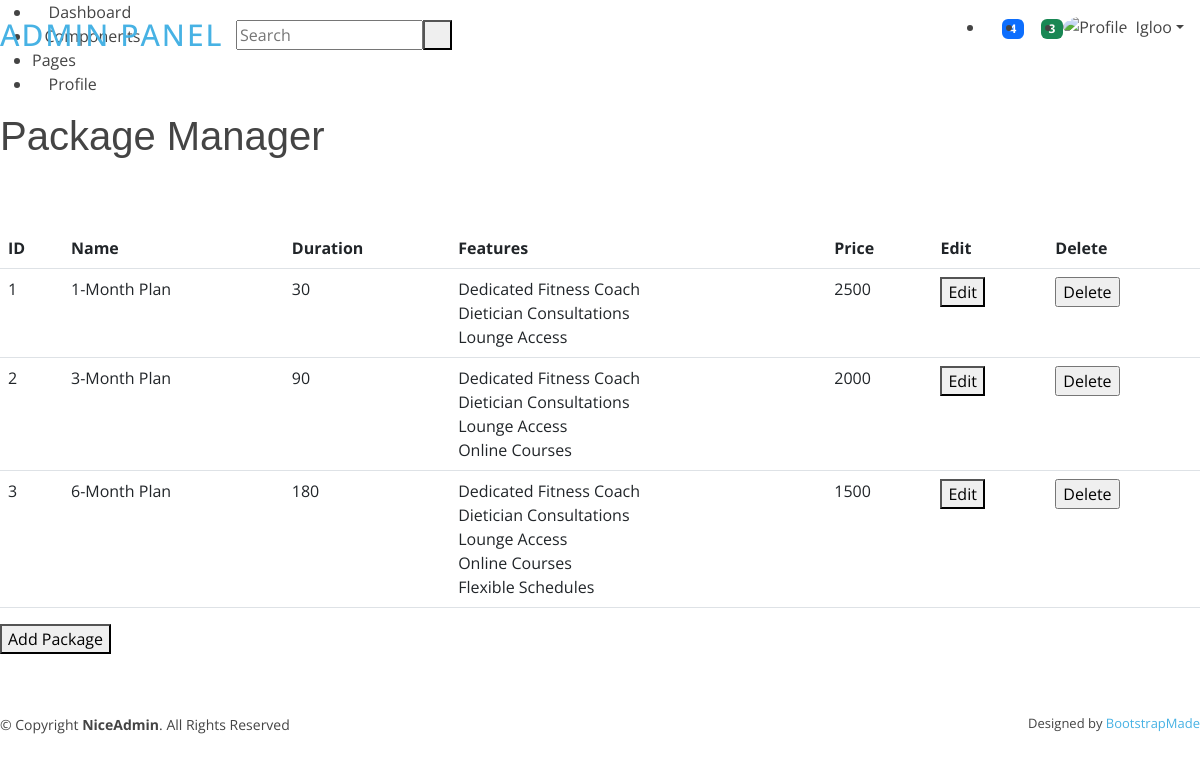
The app's page /admin/package (signed in) with its own data.
### app.py (models this page shows, shortened)
class Admin(db.Model,UserMixin):
    id   = db.Column(db.String(10), primary_key=True)
    name = db.Column(db.String(100))
    phone_number = db.Column(db.String(15))
    email = db.Column(db.String(100), nullable=False)
    password = db.Column(db.String(128), nullable=False)

class Package(db.Model):
    pkg_id = db.Column(db.Integer, primary_key=True, autoincrement=True)
    name = db.Column(db.String(20))
    duration = db.Column(db.Integer)
    feature_coach = db.Column(db.Boolean)
    feature_dietician = db.Column(db.Boolean)
    feature_lounge = db.Column(db.Boolean)
    feature_courses = db.Column(db.Boolean)
    feature_schedules = db.Column(db.Boolean)
    price = db.Column(db.Integer)

### app.py (the view)
@app.route("/admin/package")
def package_manager():
    admin = current_user
    if not isinstance(admin,Admin):
        return redirect(url_for('admin_login'))
    package_list = Package.query.all()
    return render_template('/admin/package.html',admin=admin,pkgs=package_list)

### app.py (called while the page is built)
@login_manager.user_loader
def load_user(user_id):
    admin = Admin.query.get(user_id)
    if admin is None:
        member = Members.query.get(user_id)
        if member is None:
            trainer = Trainers.query.get(user_id)
            return trainer  # Return the trainer user if found
        return member  # Return the regular member user if found
    return admin  # Return the admin user if found

### templates/admin/package.html (shortened to what this page needs)
{% extends "/admin/header.html" %}
{% block content %}
<div class="pagetitle">
  <h1>Package Manager</h1>
</div>
<section class="section dashboard">
  <div class="row">
    <div class="col">
      <table class="table">
        <thead>
          <tr>
            <th>ID</th>
            <th>Name</th>
            <th>Duration</th>
            <th>Features</th>
            <th>Price</th>
            <th>Edit</th>
            <th>Delete</th>
          </tr>
        </thead>
        <tbody>
          {% for pkg in pkgs %}
          <tr>
            <td id="pkgid">{{ pkg.pkg_id }}</td>
            <td>{{ pkg.name }}</td>
            <td>{{ pkg.duration }}</td>
            <td>
              {% if pkg.feature_coach %}Dedicated Fitness Coach<br>{% endif %}
              {% if pkg.feature_dietician %}Dietician Consultations<br>{% endif %}
              {% if pkg.feature_lounge %}Lounge Access<br>{% endif %}
              {% if pkg.feature_courses %}Online Courses<br>{% endif %}
              {% if pkg.feature_schedules %}Flexible Schedules<br>{% endif %}
            </td>
            <td>{{ pkg.price }}</td>
            <td><button onclick="editpkg(pkgid)">Edit</button></td>
            <td>
              <form action="{{ url_for('delete_package') }}" method="post">
                <input type="submit" value="Delete"
                  onclick="return confirm('Are you sure you want to delete this entry?');" />
              </form>
            </td>
          </tr>
          {% endfor %}
        </tbody>
      </table>
    </div>
  </div>
  <div class="row">
    <div class="col-lg-4">
      <button id="addPackageButton">Add Package</button>
    </div>
  </div>
</section>
{% endblock %}

### templates/admin/header.html (shortened to what this page needs)
<!DOCTYPE html>
<html lang="en">
<head>
    <link href="/static/admin/assets/vendor/bootstrap/css/bootstrap.min.css" rel="stylesheet">
    <link href="/static/admin/assets/vendor/bootstrap-icons/bootstrap-icons.css" rel="stylesheet">
    <link href="/static/admin/assets/vendor/boxicons/css/boxicons.min.css" rel="stylesheet">
    <link href="/static/admin/assets/css/style.css" rel="stylesheet">
</head>
<body>
    <header id="header" class="header fixed-top d-flex align-items-center">
        <div class="d-flex align-items-center justify-content-between">
            <a href="{{url_for(('admin_panel'))}}" class="logo d-flex align-items-center">
                <span class="d-none d-lg-block">Admin Panel</span>
            </a>
            <i class="bi bi-list toggle-sidebar-btn"></i>
        </div>
        <div class="search-bar">
            <form class="search-form d-flex align-items-center" method="POST" action="#">
                <input type="text" name="query" placeholder="Search" title="Enter search keyword">
                <button type="submit" title="Search"><i class="bi bi-search"></i></button>
            </form>
        </div>
        <nav class="header-nav ms-auto">
            <ul class="d-flex align-items-center">
                <li class="nav-item dropdown">
                    <a class="nav-link nav-icon" href="#" data-bs-toggle="dropdown">
                        <i class="bi bi-bell"></i>
                        <span class="badge bg-primary badge-number">4</span>
                    </a>
                </li>
                <li class="nav-item dropdown">
                    <a class="nav-link nav-icon" href="#" data-bs-toggle="dropdown">
                        <i class="bi bi-chat-left-text"></i>
                        <span class="badge bg-success badge-number">3</span>
                    </a>
                </li>
                <li class="nav-item dropdown pe-3">
                    <a class="nav-link nav-profile d-flex align-items-center pe-0" href="#" data-bs-toggle="dropdown">
                        <img src="/static/admin/assets/img/profile-img.jpg" alt="Profile" class="rounded-circle">
                        <span class="d-none d-md-block dropdown-toggle ps-2">{{admin.name}}</span>
                    </a>
                </li>
            </ul>
        </nav>
    </header>
    <aside id="sidebar" class="sidebar">
        <ul class="sidebar-nav" id="sidebar-nav">
            <li class="nav-item">
                <a class="nav-link " href="{{url_for('admin_panel')}}">
                    <i class="bi bi-grid"></i>
                    <span>Dashboard</span>
                </a>
            </li>
            <li class="nav-item">
                <a class="nav-link collapsed" data-bs-target="#components-nav" data-bs-toggle="collapse" href="#">
                    <i class="bi bi-menu-button-wide"></i><span>Components</span><i
                        class="bi bi-chevron-down ms-auto"></i>
                </a>
            </li>
            <li class="nav-heading">Pages</li>
            <li class="nav-item">
                <a class="nav-link collapsed" href="users-profile.html">
                    <i class="bi bi-person"></i>
                    <span>Profile</span>
                </a>
            </li>
        </ul>
    </aside>
    <main id="main" class="main">
        {% block content %}{% endblock %}
    </main>
    <footer id="footer" class="footer">
        <div class="copyright">
            &copy; Copyright <strong><span>NiceAdmin</span></strong>. All Rights Reserved
        </div>
        <div class="credits">
            Designed by <a href="https://bootstrapmade.com/">BootstrapMade</a>
        </div>
    </footer>
</body>
</html>

### static/css/style.css (style rules this page uses)
body { font-family: "Open Sans", sans-serif; color: #444444; }
a { color: #47b2e4; text-decoration: none; }
h1, h2, h3, h4, h5, h6 { font-family: "Jost", sans-serif; }
#header { transition: all 0.5s; z-index: 997; padding: 15px 0; }
#header .logo { font-size: 30px; margin: 0; padding: 0; line-height: 1; font-weight: 500; letter-spacing: 2px; text-transform: uppercase; }
section { padding: 60px 0; overflow: hidden; }
#footer { font-size: 14px; background: #37517e; }
#footer .copyright { float: left; }
#footer .credits { float: right; font-size: 13px; }
#footer .credits a { transition: 0.3s; }

### records on screen
Admin: name "Igloo"
Package: pkg_id "1", name "1-Month Plan", duration "30", feature_coach "Dedicated Fitness Coach", feature_dietician "Dietician Consultations", feature_lounge "Lounge Access", price "2500"
Package: pkg_id "2", name "3-Month Plan", duration "90", feature_coach "Dedicated Fitness Coach", feature_dietician "Dietician Consultations", feature_lounge "Lounge Access", feature_courses "Online Courses", price "2000"
Package: pkg_id "3", name "6-Month Plan", duration "180", feature_coach "Dedicated Fitness Coach", feature_dietician "Dietician Consultations", feature_lounge "Lounge Access", feature_courses "Online Courses", feature_schedules "Flexible Schedules", price "1500"
